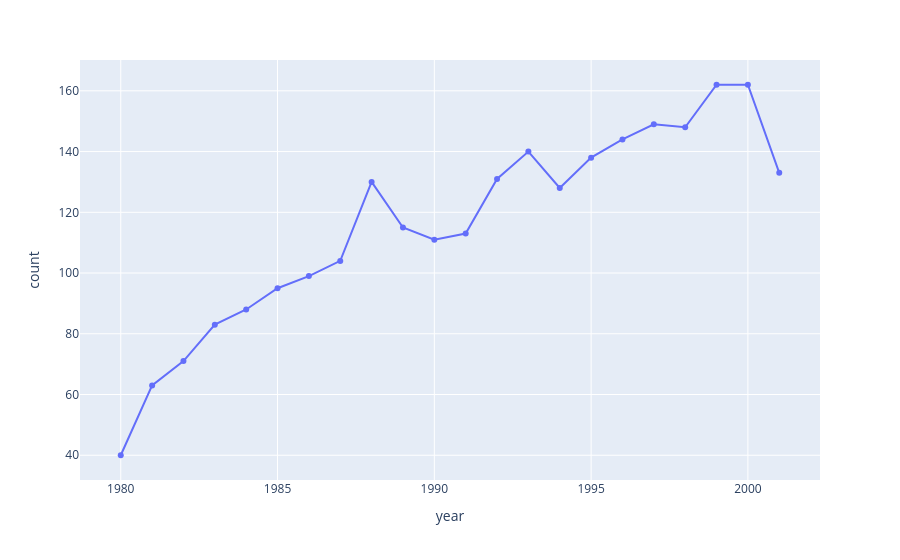

Notebook cell for this chart:
### Code cell
movieCount = cleanedTable.groupby("year")["name"].count().reset_index(name="count")
fig = px.line(movieCount, x='year', y='count', markers=True)
fig.show()

### Figure 1 — Plotly figure (JSON) as saved in the notebook; plotly's stock layout.template omitted (floating-point values rounded to 4 significant figures)
{"data": [{"hovertemplate": "year=%{x}<br>count=%{y}<extra></extra>", "legendgroup": "", "line": {"color": "#636efa", "dash": "solid"}, "marker": {"symbol": "circle"}, "mode": "lines+markers", "name": "", "orientation": "v", "showlegend": false, "type": "scatter", "x": [1980, 1981, 1982, 1983, 1984, 1985, 1986, 1987, 1988, 1989, 1990, 1991, 1992, 1993, 1994, 1995, 1996, 1997, 1998, 1999, 2000, 2001], "xaxis": "x", "y": [40, 63, 71, 83, 88, 95, 99, 104, 130, 115, 111, 113, 131, 140, 128, 138, 144, 149, 148, 162, 162, 133], "yaxis": "y"}], "layout": {"legend": {"tracegroupgap": 0}, "margin": {"t": 60}, "xaxis": {"anchor": "y", "domain": [0, 1], "title": {"text": "year"}}, "yaxis": {"anchor": "x", "domain": [0, 1], "title": {"text": "count"}}}}
